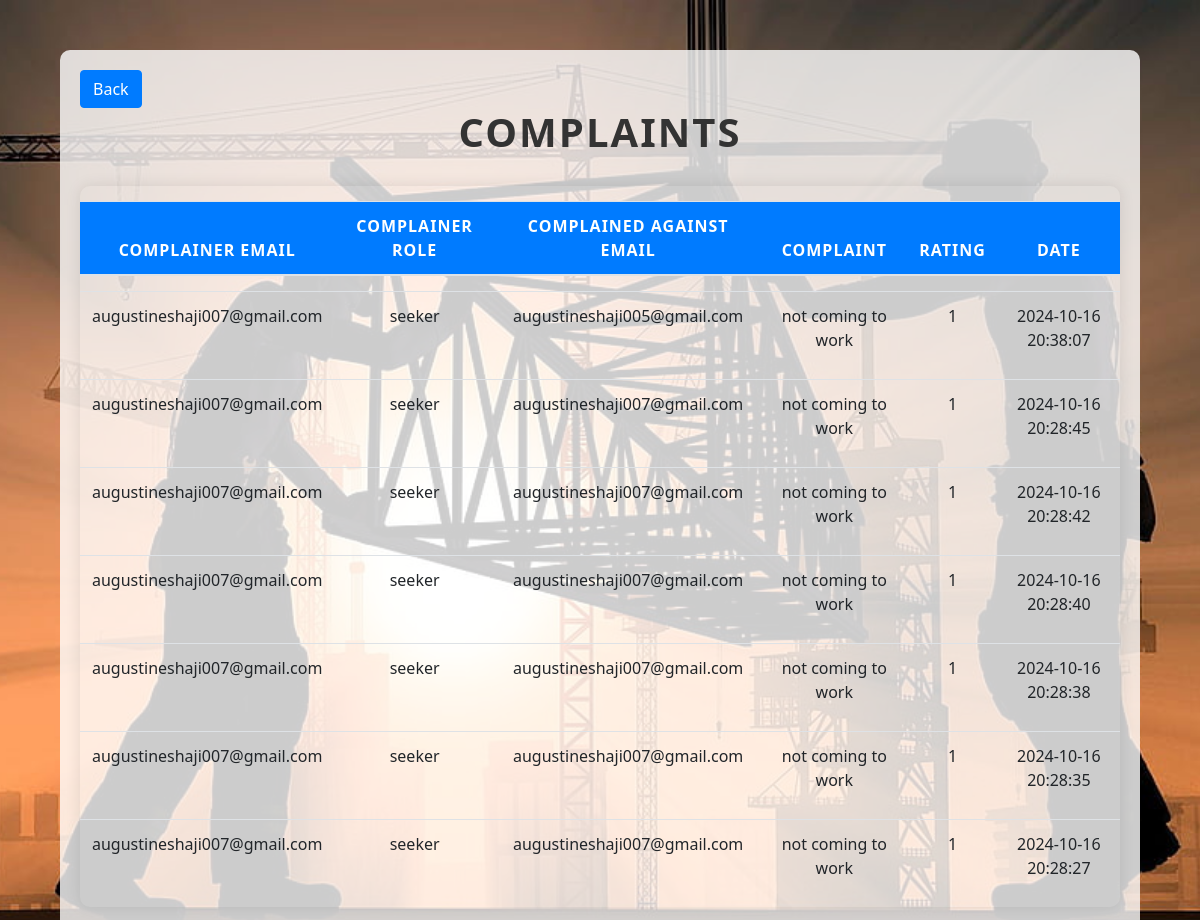
Page /admin_view_reviews.php on the committed database.
### tables this page shows
CREATE TABLE `complaints` (
  `id` int(11) NOT NULL,
  `complainer_email` varchar(255) NOT NULL,
  `complainer_role` varchar(50) NOT NULL,
  `complained_against_email` varchar(255) NOT NULL,
  `complaint` text NOT NULL,
  `rating` int(11) NOT NULL CHECK (`rating` >= 1 and `rating` <= 5),
  `created_at` timestamp NOT NULL DEFAULT current_timestamp()
);

### admin_view_reviews.php (the view, shortened to what this page needs)
<?php
include('connection.php');
?>
<!DOCTYPE html>
<html lang="en">
<head>
    <link rel="stylesheet" href="https://cdn.jsdelivr.net/npm/bootstrap@4.0.0/dist/css/bootstrap.min.css">
</head>
<body>
<div class="container">
    <button class="btn btn-primary back-button" onclick="history.back()">Back</button>
    <h2>Complaints</h2>
    <table class="table">
        <thead>
        <tr>
            <th scope="col">Complainer Email</th>
            <th scope="col">Complainer Role</th>
            <th scope="col">Complained Against Email</th>
            <th scope="col">Complaint</th>
            <th scope="col">Rating</th>
            <th scope="col">Date</th>
        </tr>
        </thead>
        <tbody>
        <?php
        function getOneStarCount($email, $con) {
            $sql = "SELECT COUNT(*) as one_star_count FROM complaints WHERE complained_against_email = '$email' AND rating = 1";
            $result = mysqli_query($con, $sql);
            return mysqli_fetch_assoc($result)['one_star_count'];
        }
        $sql = "SELECT * FROM complaints ORDER BY created_at DESC";
        $result = mysqli_query($con, $sql);
        if ($result && mysqli_num_rows($result) > 0) {
            while ($row = mysqli_fetch_assoc($result)) {
                $complained_email = $row['complained_against_email'];
                $one_star_count = getOneStarCount($complained_email, $con);
                $highlight_class = '';
                echo '<tr class="' . $highlight_class . '">';
                echo '<td>'.$row['complainer_email'].'</td>';
                echo '<td>'.$row['complainer_role'].'</td>';
                echo '<td>'.$row['complained_against_email'].'</td>';
                echo '<td>'.$row['complaint'].'</td>';
                echo '<td>'.$row['rating'].'</td>';
                echo '<td>'.$row['created_at'].'</td>';
                echo '</tr>';
            }
        } else {
            echo '<tr><td colspan="6">No complaints found.</td></tr>';
        }
        ?>
        </tbody>
    </table>
</div>
</body>
</html>

### admin_view_reviews.php (style rules this page uses)
body { background: url('desktop-wallpaper-construction-worker-construction-work - Copy.jpg') no-repeat center center fixed; background-size: cover; font-family: 'Segoe UI', Tahoma, Geneva, Verdana, sans-serif; margin: 0; padding: 0; }
.container { margin-top: 50px; max-width: 90%; background-color: rgba(255, 255, 255, 0.8); padding: 20px; border-radius: 10px; margin-bottom: 20px; }
h2 { text-align: center; margin-bottom: 30px; color: #333; font-weight: bold; font-size: 2.5rem; text-transform: uppercase; letter-spacing: 2px; }
table { width: 100%; border-collapse: separate; border-spacing: 0 15px; background-color: #ffffff; border-radius: 10px; box-shadow: 0 0 15px rgba(0, 0, 0, 0.1); overflow: hidden; }
th { background-color: #007bff; color: #ffffff; text-transform: uppercase; letter-spacing: 1px; padding: 15px; }
td, th { text-align: center; padding: 15px; }
tr { transition: background-color 0.3s ease; }

### rows in the picture
complaints: complainer_email "augustineshaji007@gmail.com", complainer_role "seeker", complained_against_email "augustineshaji005@gmail.com", complaint "not coming to work", rating "1", created_at "2024-10-16 20:38:07"
complaints: complainer_email "augustineshaji007@gmail.com", complainer_role "seeker", complained_against_email "augustineshaji007@gmail.com", complaint "not coming to work", rating "1", created_at "2024-10-16 20:28:45"
complaints: complainer_email "augustineshaji007@gmail.com", complainer_role "seeker", complained_against_email "augustineshaji007@gmail.com", complaint "not coming to work", rating "1", created_at "2024-10-16 20:28:42"
complaints: complainer_email "augustineshaji007@gmail.com", complainer_role "seeker", complained_against_email "augustineshaji007@gmail.com", complaint "not coming to work", rating "1", created_at "2024-10-16 20:28:40"
complaints: complainer_email "augustineshaji007@gmail.com", complainer_role "seeker", complained_against_email "augustineshaji007@gmail.com", complaint "not coming to work", rating "1", created_at "2024-10-16 20:28:38"
complaints: complainer_email "augustineshaji007@gmail.com", complainer_role "seeker", complained_against_email "augustineshaji007@gmail.com", complaint "not coming to work", rating "1", created_at "2024-10-16 20:28:35"
complaints: complainer_email "augustineshaji007@gmail.com", complainer_role "seeker", complained_against_email "augustineshaji007@gmail.com", complaint "not coming to work", rating "1", created_at "2024-10-16 20:28:27"
